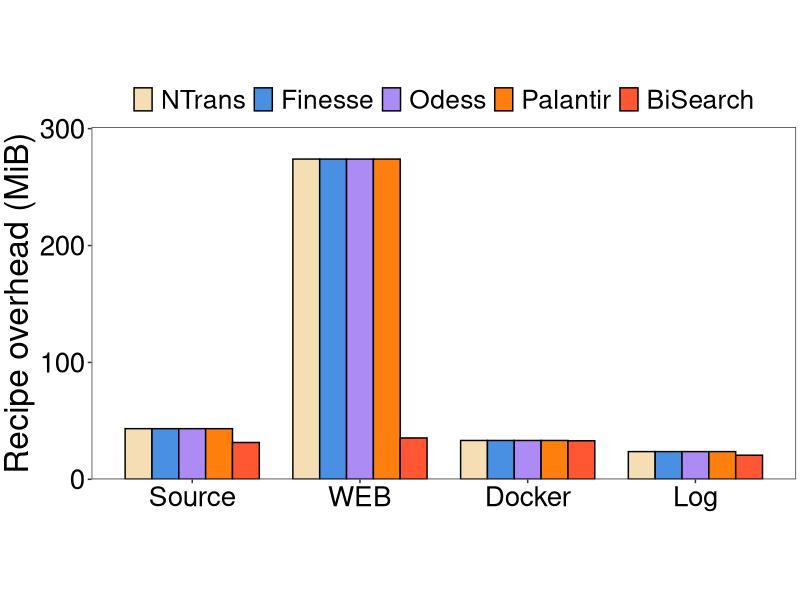
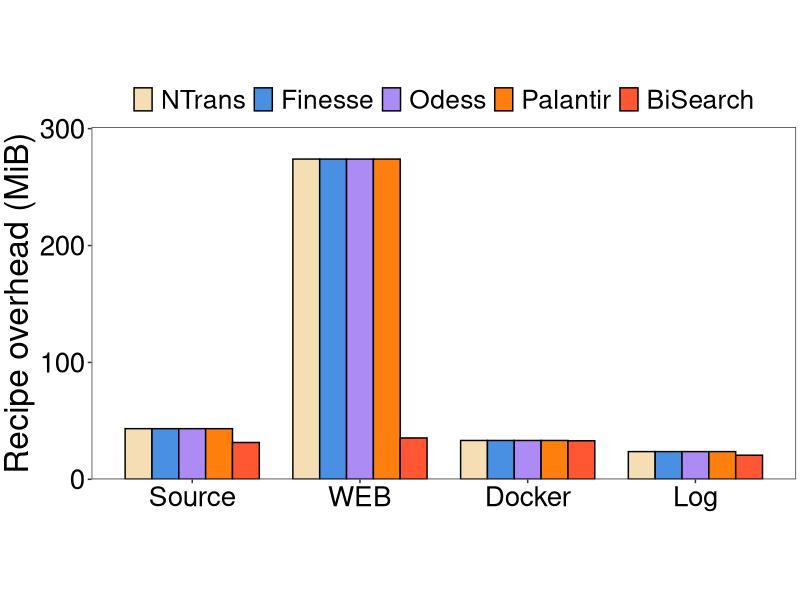

R code for these plots, in order:
library(ggplot2)
setwd(dirname(rstudioapi::getActiveDocumentContext()$path))
# 定义数据
heights <- c(43.3148,43.3148,43.3148,43.3148,31.4833,273.941,273.941,273.941,273.941,35.3669,33.2251,33.2251,33.2251,33.2251,32.9774,23.6837,23.6837,23.6837,23.6837,20.5974
)

group_order <- c('Source', 'WEB', 'Docker', 'Log')
# 创建数据框
df1 <- data.frame(
  group = factor(rep(group_order, each = 5), levels = group_order),
  category = factor(rep(c('NTrans', 'Finesse', 'Odess', 'Palantir','BiSearch'), times = 4),
                    levels = c('NTrans', 'Finesse', 'Odess', 'Palantir','BiSearch')),
  height = heights
)

max_height <- max(df1$height)

# 创建柱状图
p1 <- ggplot(df1, aes(x = group, y = height, fill = category)) + 
  geom_bar(stat = 'identity', position = position_dodge(width = 0.8), 
           colour = "black", width = 0.8) + 
  scale_fill_manual(values = c("#f5deb3", "#4a90e2", "#ac8cf4", "#ff7f0e","#FF5733")) +
  labs(y = 'Recipe overhead (MiB)') +
  scale_y_continuous(
    limits = c(0, max_height),
    expand = expansion(mult = c(0, 0.1))
  ) +
  theme_bw() +
  theme(
    plot.title = element_text(hjust = 0.5, size = 24, face = "bold"),
    plot.margin = unit(c(0.1, 0.1, 0.1, 0.1), "cm"),
    axis.title.x = element_text(size = 26),
    axis.title.y = element_text(size = 24),
    axis.text = element_text(size = 20, color = "black"),
    aspect.ratio = 0.5,
    panel.grid.major = element_blank(), 
    panel.grid.minor = element_blank(),
    legend.position = "top",
    legend.direction = "horizontal",
    legend.text = element_text(size = 19),
    legend.key.height = unit(1.0, "line"),
    legend.key.width = unit(1.0, "line"),
    legend.margin = margin(t = 0, unit = 'cm'),
    legend.title = element_blank()
  ) +
  theme(axis.title.x = element_blank())

ggsave('../plot/5-2-RecipeOverhead.pdf', plot = p1, width = 10, height = 5)
print(p1)
